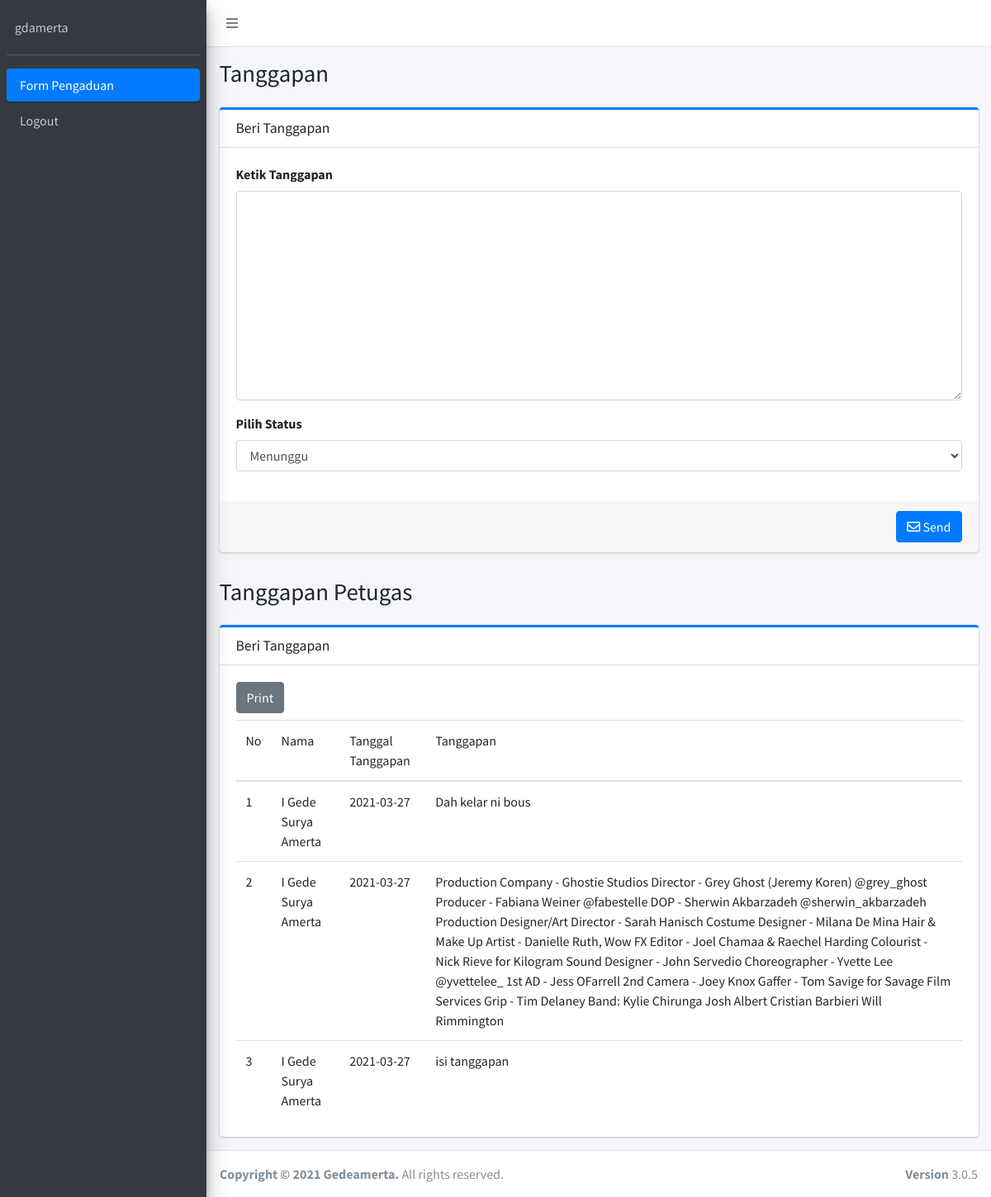
Page /petugas/tanggapan.php?id_pengaduan=1 (signed in) on the committed database.
### tables this page shows
CREATE TABLE `tanggapan` (
  `id_tanggapan` int(11) NOT NULL,
  `id_pengaduan` int(11) NOT NULL,
  `tgl_tanggapan` date NOT NULL,
  `tanggapan` text NOT NULL,
  `id_petugas` int(11) NOT NULL
);

CREATE TABLE `petugas` (
  `id_petugas` int(11) NOT NULL,
  `nama_petugas` varchar(35) NOT NULL,
  `username` varchar(25) NOT NULL,
  `password` varchar(32) NOT NULL,
  `telp` varchar(13) NOT NULL,
  `level` enum('admin','petugas') NOT NULL
);

### include/class/AdminClass.php (called while the page is built, shortened)
<?php
class Admin {
    public function __construct($pdo)
    {
        $this->pdo = $pdo;
    }
    public function fetch_all_tanggapan($id_pengaduan)
    {
        $query = $this->pdo->query("SELECT tanggapan.*, petugas.id_petugas, petugas.nama_petugas FROM tanggapan INNER JOIN petugas ON tanggapan.id_petugas = petugas.id_petugas WHERE tanggapan.id_pengaduan = '$id_pengaduan' ORDER BY tanggapan.id_tanggapan DESC");
        if($query->rowCount() > 0){
            while($rows = $query->fetch(PDO::FETCH_OBJ)){
                $data[] = $rows;
            }
            return $data;
        }else {
            return 'nodata';
        }
    }
}

### petugas/tanggapan.php (the view, shortened to what this page needs)
<?php
require "../include/connection.php";
require "../include/class/AdminClass.php";
$classPetugas = new Admin($pdo);
$id_pengaduan = $_GET['id_pengaduan'];
$fetch_all_tanggapan = $classPetugas->fetch_all_tanggapan($id_pengaduan);
?>
<!DOCTYPE html>
<html>
<head>
    <link rel="stylesheet" href="../assets/adminlte/css/adminlte.min.css">
    <link rel="stylesheet" href="../assets/adminlte/plugins/fontawesome-free/css/all.min.css">
</head>
<body class="hold-transition sidebar-mini">
    <div class="wrapper">
        <nav class="main-header navbar navbar-expand navbar-white navbar-light">
            <ul class="navbar-nav">
                <li class="nav-item">
                    <a class="nav-link" data-widget="pushmenu" href="#" role="button"><i class="fas fa-bars"></i></a>
                </li>
            </ul>
        </nav>
        <aside class="main-sidebar sidebar-dark-primary elevation-4">
            <div class="sidebar">
                <div class="user-panel mt-3 pb-3 mb-3 d-flex">
                    <div class="info">
                        <a href="#" class="d-block"><?= $_SESSION['username'] ?></a>
                    </div>
                </div>
                <nav class="mt-2">
                    <ul class="nav nav-pills nav-sidebar flex-column" data-widget="treeview" role="menu"
                        data-accordion="false">
                        <li class="nav-item has-treeview">
                            <a href="dashboard.php" class="nav-link active">
                                <p>
                                    Form Pengaduan
                                </p>
                            </a>
                        </li>
                        <li class="nav-item">
                            <a href="../include/action/admin/logout.php"
                                onclick="return confirm('Apakah anda yakin ingin keluar ?')" class="nav-link">
                                <p>
                                    Logout
                                </p>
                            </a>
                        </li>
                    </ul>
                </nav>
            </div>
        </aside>
        <div class="content-wrapper">
            <section class="content-header">
                <div class="container-fluid">
                    <div class="row mb-2">
                        <div class="col-sm-6">
                            <h1>Tanggapan</h1>
                        </div>
                    </div>
                </div>
            </section>
            <section class="content">
                <div class="container-fluid">
                    <div class="row">
                        <div class="col-md-12">
                            <div class="card card-primary card-outline">
                                <div class="card-header">
                                    <h3 class="card-title">Beri Tanggapan</h3>
                                </div>
                                <div class="card-body">
                                    <form action="../include/action/petugas/tanggapan-action.php" method="POST">
                                        <div class="form-group">
                                            <label for="">Ketik Tanggapan</label>
                                            <textarea name="tanggapan" class="form-control" id="" cols="30"
                                                rows="10"></textarea>
                                        </div>
                                        <div class="form-group">
                                            <label for="status">Pilih Status</label>
                                            <select name="status" id="status" class="form-control">
                                                <option value="0">Menunggu</option>
                                            </select>
                                        </div>
                                </div>
                                <div class="card-footer">
                                    <div class="float-right">
                                        <button type="submit" class="btn btn-primary"><i class="far fa-envelope"></i>
                                            Send</button>
                                    </div>
                                </div>
                            </div>
                        </div>
                    </div>
                </div>
            </section>
            <section class="content-header">
                <div class="container-fluid">
                    <div class="row mb-2">
                        <div class="col-sm-6">
                            <h1>Tanggapan Petugas</h1>
                        </div>
                    </div>
                </div>
            </section>
            <section class="content">
                <div class="container-fluid">
                    <div class="row">
                        <div class="col-md-12">
                            <div class="card card-primary card-outline">
                                <div class="card-header">
                                    <h3 class="card-title">Beri Tanggapan</h3>
                                </div>
                                <div class="card-body">
                                    <button type="button" onclick="print()"
                                        class="btn btn-secondary mb-2">Print</button>
                                    <table class="table">
                                        <?php $i = 1; ?>
                                        <?php if($fetch_all_tanggapan == 'nodata') : ?>
                                        <thead>
                                            <tr>
                                                <td>Tidak ada tanggapan</td>
                                            </tr>
                                            <?php else : ?>
                                            <tr>
                                                <td>No</td>
                                                <td>Nama</td>
                                                <td>Tanggal Tanggapan</td>
                                                <td>Tanggapan</td>
                                            </tr>
                                        <tbody>
                                            <?php foreach($fetch_all_tanggapan as $tanggapan) : ?>
                                            <tr>
                                                <td><?= $i++ ?></td>
                                                <td><?= $tanggapan->nama_petugas; ?></td>
                                                <td><?= $tanggapan->tgl_tanggapan; ?></td>
                                                <td><?= $tanggapan->tanggapan; ?></td>
                                            </tr>
                                            <?php endforeach; ?>
                                        </tbody>
                                        <?php endif; ?>
                                    </table>
                                </div>
                            </div>
                        </div>
                    </div>
            </section>
        </div>
        <footer class="main-footer">
            <div class="float-right d-none d-sm-block">
                <b>Version</b> 3.0.5
            </div>
            <strong>Copyright &copy; 2021 Gedeamerta.</strong> All rights
            reserved.
        </footer>
    </div>
</body>
</html>

### rows in the picture
tanggapan: id_petugas.nama_petugas "I Gede Surya Amerta", tgl_tanggapan "2021-03-27", tanggapan "Dah kelar ni bous"
tanggapan: id_petugas.nama_petugas "I Gede Surya Amerta", tgl_tanggapan "2021-03-27", tanggapan "Production Company - Ghostie Studios Director - Grey Ghost (Jeremy Koren) @grey_ghost Producer - Fabiana Weiner @fabestelle DOP - Sherwin Akbarzadeh @sherwin_akbarzadeh Production Designer/Art Director - Sarah Hanisch Costume Designer - Milana De Mina Hair & Make Up Artist - Danielle Ruth, Wow FX Editor - Joel Chamaa & Raechel Harding Colourist - Nick Rieve for Kilogram Sound Designer - John Servedio Choreographer - Yvette Lee @yvettelee_ 1st AD - Jess OFarrell 2nd Camera - Joey Knox Gaffer - Tom Savige for Savage Film Services Grip - Tim Delaney Band: Kylie Chirunga Josh Albert Cristian Barbieri Will Rimmington"
tanggapan: id_petugas.nama_petugas "I Gede Surya Amerta", tgl_tanggapan "2021-03-27", tanggapan "isi tanggapan"

### other values in the picture
$_SESSION['username'] "gdamerta"
